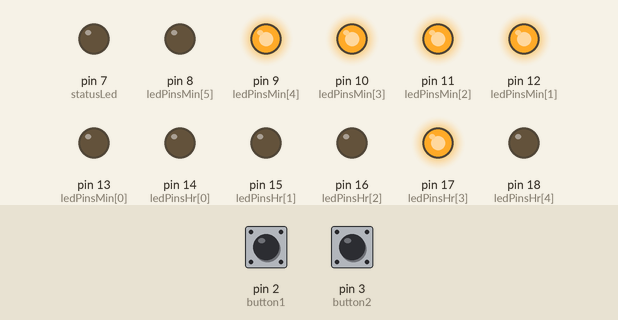
Bench run of a sketch on a simulated Arduino Uno, built with avr-gcc and run on an emulated ATmega328P. Shown: output pins drawn as LEDs (lit = HIGH). Dashed ring = blinking. Inputs (shaded band) come from the test bench; at power-on: pin 2 (button1) HIGH, pin 3 (button2) HIGH.

Above: at 1.2 s.
1.3 s: pin 2 (button1) pulled LOW for 1 s
At 3.2 s:
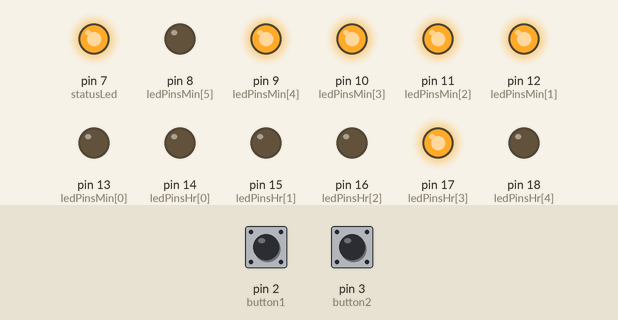
3.8 s: pin 3 (button2) pulled LOW for 3.2 s
At 7.2 s:
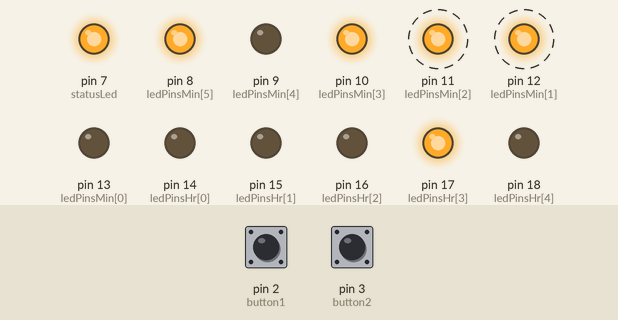
8.5 s: pin 2 (button1) pulled LOW for 0.15 s
At 9.1 s:
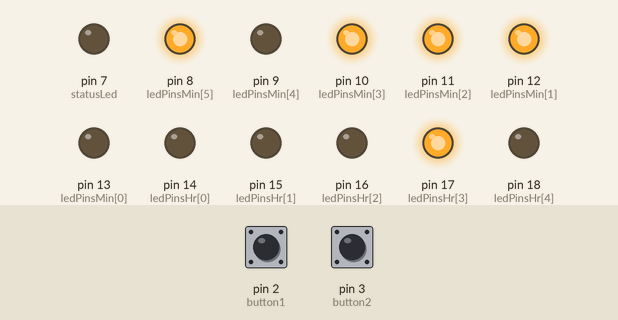
10.1 s: pin 2 (button1) pulled LOW for 3.2 s
At 10.2 s:
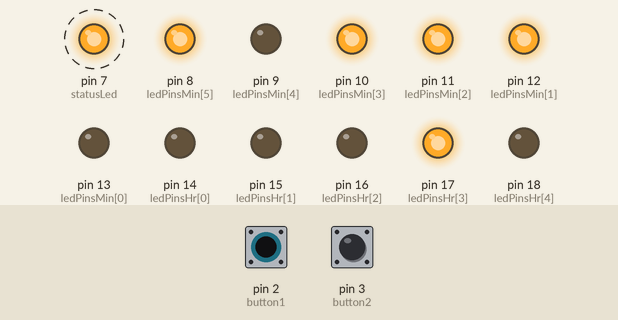
14.8 s: pin 2 (button1) driven LOW and pin 3 (button2) driven LOW
At 14.9 s:
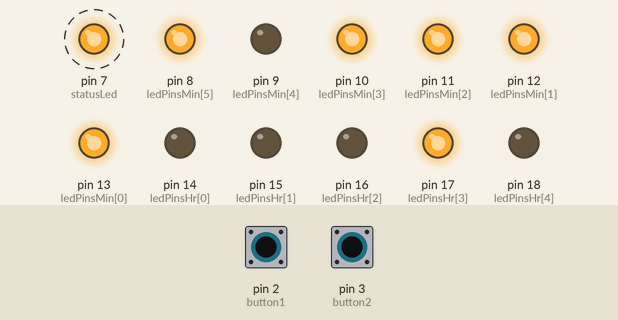
17.8 s: pin 2 (button1) driven HIGH
At 19.92 s:
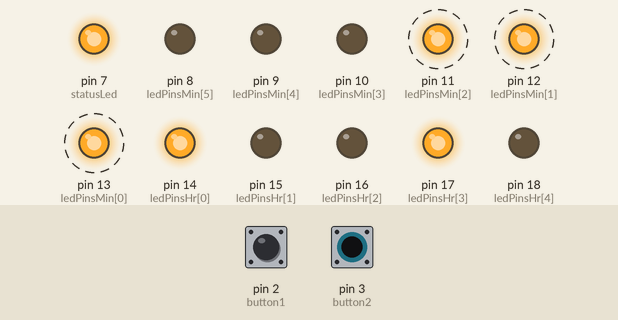
Timing chart, 0 to 23.5 s (numbered marks = the images above; inputs shaded):
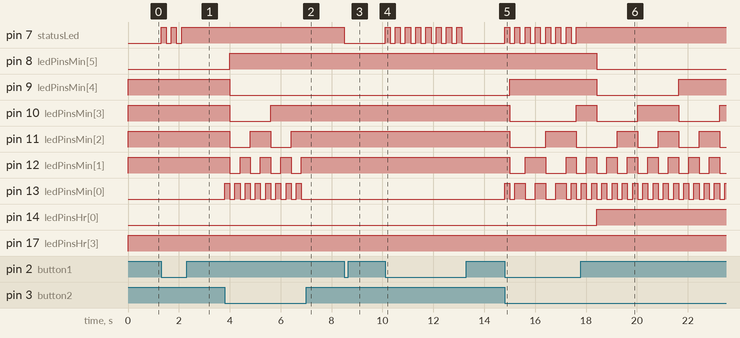

The sketch:

Bin__rikello.ino
```cpp
// Arduino Binary Clock with Millis and Buttons

int ledPinsMin[] = {13, 12, 11, 10, 9, 8};   //minuutti ledit

int ledPinsHr[] = {14, 15, 16, 17, 18};   // tunti ledit

int statusLed = 7;            // status ledi
int statusMode = LOW;

int button1 = 2;              //nappi 1, jolla vaihdetaan statusta
int buttonRead1 = HIGH;
long button1time = 0;         // viimeinen napinpaino aika
long debounce = 200;          // häiriö jutun odotusaika

int button2= 3;               // nappi 2, ajan muuttamista varten
int buttonRead2 = HIGH;
long button2time = 0;         // viimeinen napinpaino aika


int countS = 0;   // Seconds
int countM = 30;  // Minutes
int countH = 8;  // Hours

byte countSec;
byte countMin;
byte countHr;
#define nBitsSec sizeof(ledPinsSec)/sizeof(ledPinsSec[0])
#define nBitsMin sizeof(ledPinsMin)/sizeof(ledPinsMin[0])
#define nBitsHr sizeof(ledPinsHr)/sizeof(ledPinsHr[0])


// Generally, you should use "unsigned long" for variables that hold time
// The value will quickly become too large for an int to store

unsigned long previousMillis = 0;

// constants won't change:
const long interval = 1000;


void setup(void)
{
  pinMode(2, INPUT_PULLUP);       //Napit on pull_uppeina
  pinMode(3, INPUT_PULLUP);
  pinMode(statusLed, OUTPUT);

  for (byte i = 0; i < nBitsMin; i++) {
    pinMode(ledPinsMin[i], OUTPUT);
  }

  for (byte i = 0; i < nBitsHr; i++) {
    pinMode(ledPinsHr[i], OUTPUT);
  }
  Serial.begin(9600);             //vianetsintää varten
}

// ----- Main Routine -------------------------------------------------

void loop(void){

unsigned long currentMillis = millis();

  if (currentMillis - previousMillis >= interval) {
    previousMillis = currentMillis;

  countS = (countS + 1);
  if (countS > 59)
  {
    countS = 0;
    countM = (countM + 1);
    if (countM > 59)
    {
      countM = 0;
      countH = (countH + 1);
      if (countH > 23)
      {
        countH = 0;
        countM = 0;
        countS = 0;
      }
    }
  }
}

readButton1();  //katotaan nappi 1

if(statusMode == HIGH) {   // jos ollaan konfiguraatiossa, katotaan nappi 2
  readButton2();
}

dispBinaryMin(countM);
dispBinaryHr(countH);

}

void dispBinaryMin(byte nMin)
{
  for (byte i = 0; i < nBitsMin; i++) {
    digitalWrite(ledPinsMin[i], nMin & 1);
    nMin /= 2;
  }
}

void dispBinaryHr(byte nHr)
{
  for (byte i = 0; i < nBitsHr; i++) {
    digitalWrite(ledPinsHr[i], nHr & 1);
    nHr /= 2;
  }
}

void readButton1() {   // toggle buttonit on vaikeita!!!

if(digitalRead(button1) != buttonRead1 && millis() - button1time > debounce) {

  statusMode = !statusMode;
  digitalWrite(statusLed, statusMode);
  button1time = millis();
  }
}

void readButton2() {   // toggle buttonit on vaikeita!!!

if(digitalRead(button2) != buttonRead2 && millis() - button2time > debounce) {

  countM = (countM + 1);
    if (countM > 59)
    {
      countM = 0;
      countH = (countH + 1);
      if (countH > 23)
      {
        countH = 0;
        countM = 0;
        countS = 0;
        }
      }
  button2time = millis();
  }
}
```

Measured:
- after the input at 1.3 s, pin 7 (statusLed): alternates HIGH for 0.20 s and LOW for 0.20 s, 5 changes in all, then stays HIGH, starting at once
- after the input at 3.8 s, pin 8 (ledPinsMin[5]): LOW → HIGH after 0.20 s; pin 9 (ledPinsMin[4]): HIGH → LOW after 0.20 s
- after the input at 8.5 s, pin 7 (statusLed): HIGH → LOW at once
- after the input at 10.1 s, pin 7 (statusLed): alternates HIGH for 0.20 s and LOW for 0.20 s, 16 changes in all, then stays LOW, starting at once
- after the input at 14.8 s, pin 7 (statusLed): alternates HIGH for 0.20 s and LOW for 0.20 s, starting at once; pin 9 (ledPinsMin[4]): LOW → HIGH after 0.20 s
- after the input at 17.8 s, pin 7 (statusLed): stops changing and stays HIGH; pin 8 (ledPinsMin[5]), pin 9 (ledPinsMin[4]): HIGH → LOW after 0.62 s instead of 1.4 s; pin 14 (ledPinsHr[0]): LOW → HIGH after 0.62 s instead of 1.4 s
